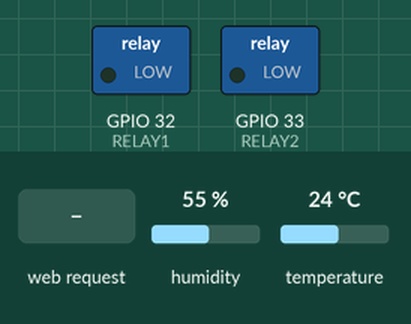
The sketch below on a simulated ESP32. Shown: switched loads named in the sketch (green lamp = pin HIGH). The test bench sets the inputs (shaded band); at power-on: humidity 55 %, temperature 24 °C. WiFi joins after 1.5 s; servers stay silent unless stated; network time is answered at once with the bench clock; the local clock reads 2024-03-15 10:24:30 at power-on unless the sketch sets it; what the sketch prints to the serial monitor is not drawn.

Above: at 2.7 s.
2.8 s: HTTP request GET /relay1 received
At 3.5 s:
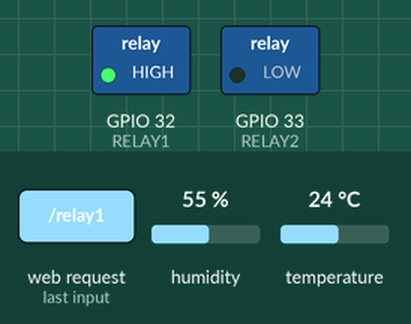
4.3 s: HTTP request GET /relay2 received
At 4.7 s:
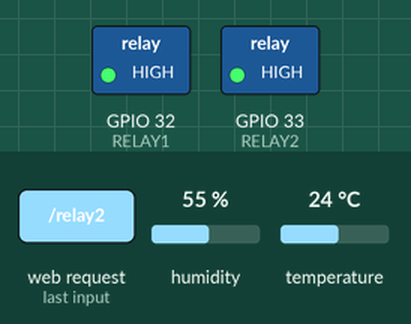
5.8 s: HTTP request GET /relay1 received
At 7.0 s:
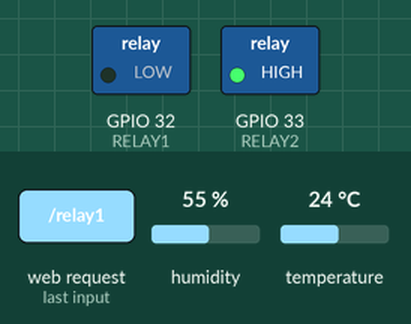
Timing chart, 0 to 8.8 s (numbered marks = the images above; inputs shaded):
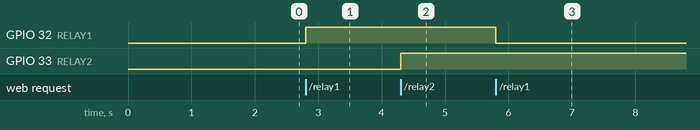

The sketch:

ESP32-FOTA-DHT11-WEBSERVER-DATALOGGER.ino
```cpp
#include <WiFi.h>
#include <WebServer.h>
#include <ESPmDNS.h>
#include <DHT.h>
#include <WiFiUdp.h>
#include <NTPClient.h>
#include <Update.h>

const char *ssid = "SSID";
const char *password = "PASSWORD";

#define DHT_PIN 25
#define DHT_TYPE DHT11
#define RELAY1 32
#define RELAY2 33

bool relayState1 = false, relayState2 = false;

WebServer server(80);
DHT dht(DHT_PIN, DHT_TYPE);
WiFiUDP ntpUDP;
NTPClient timeClient(ntpUDP, "id.pool.ntp.org", 25200, 60000);

// Cache pembacaan sensor
float lastTemp = 0, lastHum = 0;
unsigned long lastRead = 0;
const unsigned long sensorInterval = 1000;

// Log data
struct LogData
{
  float temperature;
  float humidity;
  String timestamp;
};
const int logSize = 16;
LogData logs[logSize];
int logIndex = 0;

const char *days[] = {"Minggu", "Senin", "Selasa", "Rabu", "Kamis", "Jumat", "Sabtu"};

String getTimeString()
{
  time_t now = timeClient.getEpochTime();
  struct tm *t = localtime(&now);
  char buf[30];
  strftime(buf, sizeof(buf), "%d/%m/%Y %H:%M:%S", t);
  return String(days[t->tm_wday]) + ", " + buf;
}

float readTemp()
{
  float t = dht.readTemperature();
  return isnan(t) ? lastTemp : t;
}
float readHum()
{
  float h = dht.readHumidity();
  return isnan(h) ? lastHum : h;
}

// ====================== SETUP ======================
void setup()
{
  Serial.begin(115200);
  dht.begin();
  pinMode(RELAY1, OUTPUT);
  pinMode(RELAY2, OUTPUT);
  digitalWrite(RELAY1, LOW);
  digitalWrite(RELAY2, LOW);

  WiFi.begin(ssid, password);
  Serial.print("Menghubungkan WiFi");
  while (WiFi.status() != WL_CONNECTED)
  {
    delay(300);
    Serial.print(".");
  }
  Serial.println("\nTerhubung: " + WiFi.localIP().toString());

  timeClient.begin();
  if (MDNS.begin("esp32"))
    Serial.println("MDNS aktif");

  server.on("/", []()
            {
    static const char html[] PROGMEM = R"rawliteral(
<!DOCTYPE html><html lang="id"><head><meta charset="UTF-8"/><meta name="viewport" content="width=device-width,initial-scale=1.0"/><title>Dashboard</title>
<script src="https://cdn.tailwindcss.com"></script>
<link href="https://fonts.googleapis.com/css2?family=Roboto:wght@400;500;700&display=swap" rel="stylesheet">
<style>*{font-family:'Roboto',sans-serif!important}.fade{transition:all .3s ease-in-out}</style></head>
<body class="bg-gray-200 min-h-screen flex flex-col items-center justify-start">
<div class="bg-white min-h-[100svh] max-w-lg w-full text-center shadow-lg relative overflow-hidden">
<nav class="fixed top-0 left-1/2 transform -translate-x-1/2 w-full max-w-lg px-6 py-3 flex justify-between items-center z-50 bg-white shadow-md">
<div class="flex flex-col text-left"><div class="text-xl font-bold">Hello Admin 👋</div><p class="text-sm text-gray-500">Welcome Back!</p></div>
<div class="relative h-full"><img width="30" height="30" src="https://img.icons8.com/ios/50/appointment-reminders--v1.png" alt="Notifikasi"/><div class="absolute top-0 right-0 bg-blue-600 rounded-full w-2.5 h-2.5 border-2 border-white"></div></div></nav>
<main class="flex flex-col gap-5 px-8 pt-24 pb-10 min-h-[1280px] bg-gray-50">
<div class="relative w-full h-[450px] rounded-3xl overflow-hidden">
<div class="absolute inset-0 bg-cover bg-center" style="background-image:url('https://housing.com/news/wp-content/uploads/2023/03/exterior-design-shutterstock_1932966368-1200x700-compressed.jpg');"></div>
<div class="absolute bottom-0 left-0 right-0 bg-gradient-to-t from-blue-800 to-blue-500/70 p-4 text-white mx-5 mb-5 rounded-2xl">
<div class="flex justify-between items-center">
<div class="text-left"><h2 class="text-lg font-semibold">Device 1</h2><p class="text-sm opacity-90">Realtime Update</p></div>
<div><a href="/download" class="py-2 px-4 bg-white text-blue-600 font-bold rounded-2xl">Unduh Data</a></div></div><hr class="my-4">
<div class="flex justify-around items-center">
<div class="flex gap-3"><div class="p-3 bg-white rounded-full"><img src="https://img.icons8.com/ios-filled/50/fa314a/temperature.png" class="w-6 h-6"></div><div class="text-left"><h3 class="text-md font-bold">Temperature</h3><p id="temperature" class="text-sm font-bold">-- °C</p></div></div>
<div class="flex gap-3"><div class="p-3 bg-white rounded-full"><img src="https://img.icons8.com/ios-filled/50/00add6/hygrometer.png" class="w-6 h-6"></div><div class="text-left"><h3 class="text-md font-bold">Humidity</h3><p id="humidity" class="text-sm font-bold">-- %</p></div></div></div></div></div>
<p class="text-xs mt-2 text-gray-500">Data diperbarui setiap 2 detik</p>
<div class="grid grid-cols-2 gap-3">
<div onclick="toggleRelay1()" id="relay1" class="relative w-full h-[150px] rounded-3xl overflow-hidden bg-gradient-to-t from-blue-800 to-blue-500/70 p-4 cursor-pointer">
<div class="absolute inset-0 bg-cover bg-center" style="background-image:url('https://hips.hearstapps.com/hmg-prod/images/cute-room-ideas-1677096334.png');"></div><div id="relay1-status" class="absolute bottom-0 left-0 right-0 bg-gradient-to-t from-black/70 to-black/0 h-1/6"></div></div>
<div onclick="toggleRelay2()" id="relay2" class="relative w-full h-[150px] rounded-3xl overflow-hidden bg-gradient-to-t from-blue-800 to-blue-500/70 p-4 cursor-pointer">
<div class="absolute inset-0 bg-cover bg-center" style="background-image:url('https://encrypted-tbn0.gstatic.com/images?q=tbn:ANd9GcTeDSczhiNEOE_qokb5z68Ph0PNcchuwYRynw&s');"></div><div id="relay2-status" class="absolute bottom-0 left-0 right-0 bg-gradient-to-t from-black/70 to-black/0 h-1/6"></div></div></div></main></div>
<script>
let relay1Triggered=false;
async function fetchData(){
 try{
  const r=await fetch('/data');const d=await r.json();
  document.getElementById('temperature').textContent=d.temperature+' °C';
  document.getElementById('humidity').textContent=d.humidity+' %';
  if(typeof d.temperature==='number'){
   if(d.temperature>30&&!relay1Triggered){toggleRelay1();relay1Triggered=true;}
   else if(d.temperature<=30&&relay1Triggered){relay1Triggered=false;}
  }
 }catch(e){console.warn(e);}
}
setInterval(fetchData,2000);fetchData();
async function toggleRelay1(){const r=await fetch('/relay1');const d=await r.json();updateRelayVisual('relay1-status',d.relay1);}
async function toggleRelay2(){const r=await fetch('/relay2');const d=await r.json();updateRelayVisual('relay2-status',d.relay2);}
function updateRelayVisual(id,state){const el=document.getElementById(id);el.classList.toggle('h-full',state);el.classList.toggle('h-1/6',!state);}
</script></body></html>)rawliteral";
    server.send(200, "text/html", html); });

  server.on("/data", []()
            {
    String json = "{\"temperature\":" + String(lastTemp, 1) + ",\"humidity\":" + String(lastHum, 1) + "}";
    server.send(200, "application/json", json); });

  server.on("/relay1", []()
            {
    relayState1 = !relayState1;
    digitalWrite(RELAY1, relayState1);
    String json = "{\"relay1\":" + String(relayState1 ? "true" : "false") +
                  ",\"relay2\":" + String(relayState2 ? "true" : "false") + "}";
    server.send(200, "application/json", json); });

  server.on("/relay2", []()
            {
    relayState2 = !relayState2;
    digitalWrite(RELAY2, relayState2);
    String json = "{\"relay1\":" + String(relayState1 ? "true" : "false") +
                  ",\"relay2\":" + String(relayState2 ? "true" : "false") + "}";
    server.send(200, "application/json", json); });

  server.on("/download", []()
            {
    String csv = "No,Temperature (°C),Humidity (%),Time\n";
    for (int i = 0; i < logSize; i++) {
      csv += String(i + 1) + "," + String(logs[i].temperature, 1) + "," +
             String(logs[i].humidity, 1) + "," + logs[i].timestamp + "\n";
    }
    server.sendHeader("Content-Disposition", "attachment; filename=data.csv");
    server.send(200, "text/csv", csv); });

  server.on("/firmware", []()
            { server.send(200, "text/html", F("<form method='POST' action='/update' enctype='multipart/form-data'><input type='file' name='update'><input type='submit' value='Update'></form>")); });

  // OTA
  server.on("/update", HTTP_POST, []()
            {
    server.sendHeader("Connection", "close");
    server.send(200, "text/plain", (Update.hasError()) ? "FAIL" : "OK");
    ESP.restart(); }, []()
            {
    HTTPUpload& upload = server.upload();
    if (upload.status == UPLOAD_FILE_START) Update.begin(UPDATE_SIZE_UNKNOWN);
    else if (upload.status == UPLOAD_FILE_WRITE) Update.write(upload.buf, upload.currentSize);
    else if (upload.status == UPLOAD_FILE_END) Update.end(true); });

  server.begin();
  Serial.println("Server aktif");
}

// ====================== LOOP ======================
void loop()
{
  server.handleClient();
  unsigned long now = millis();
  if (now - lastRead > sensorInterval)
  {
    lastRead = now;
    timeClient.update();
    lastTemp = readTemp();
    lastHum = readHum();
    logs[logIndex] = {lastTemp, lastHum, getTimeString()};
    logIndex = (logIndex + 1) % logSize;
  }
}
```

Measured:
- after the input at 2.8 s, GPIO 32 (RELAY1): LOW → HIGH at once
- after the input at 4.3 s, GPIO 33 (RELAY2): LOW → HIGH at once
- after the input at 5.8 s, GPIO 32 (RELAY1): HIGH → LOW at once
